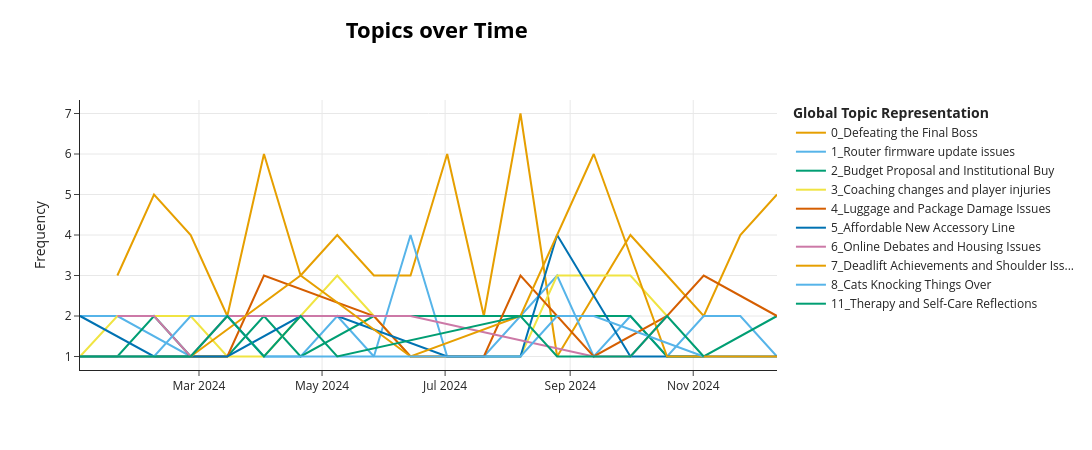

Write notebook code for a chart like this one.
### Markdown cell above
## 14. Optional advanced extensions

Use these if your data supports them — none are required for the core pipeline above.

### Code cell
# A) Topics over time (needs a real timestamp column)
if TIMESTAMP_COL and TIMESTAMP_COL in df.columns:
    timestamps = pd.to_datetime(df[TIMESTAMP_COL]).tolist()
    topics_over_time = topic_model.topics_over_time(docs, timestamps, nr_bins=20)
    topic_model.visualize_topics_over_time(topics_over_time, top_n_topics=10).show()
else:
    print("Skipping topics-over-time: no timestamp column configured.")

### Figure 1 — Plotly figure (JSON) as saved in the notebook; plotly's stock layout.template omitted (floating-point values rounded to 4 significant figures)
{"data": [{"hoverinfo": "text", "hovertext": ["<b>Topic 0</b><br>Words: Gaming achievements and live performances", "<b>Topic 0</b><br>Words: Deep lyrics and unexpected twists", "<b>Topic 0</b><br>Words: Vintage Market and Concert Experiences", "<b>Topic 0</b><br>Words: Collection Drops and Subscriptions", "<b>Topic 0</b><br>Words: Acoustic Versions and Original Trilogy", "<b>Topic 0</b><br>Words: Game endings and plot twists", "<b>Topic 0</b><br>Words: Live performance and ending discussion", "<b>Topic 0</b><br>Words: Unexpected twists and playlist vibes", "<b>Topic 0</b><br>Words: Cinematography and Character Discussions", "<b>Topic 0</b><br>Words: Final Boss Achievements and Show Reviews", "<b>Topic 0</b><br>Words: trilogy collection release discussion", "<b>Topic 0</b><br>Words: CGI and Cinematography Feedback", "<b>Topic 0</b><br>Words: Old School Playlist Appreciation", "<b>Topic 0</b><br>Words: Tour announcements and favorites", "<b>Topic 0</b><br>Words: Vinyl Collection and New Releases", "<b>Topic 0</b><br>Words: Vinyl Collections and Hidden Restaurants", "<b>Topic 0</b><br>Words: Festival Lineup and New Season", "<b>Topic 0</b><br>Words: Soundtrack and earbuds appreciation"], "marker": {"color": "#E69F00"}, "mode": "lines", "name": "0_Defeating the Final Boss", "type": "scatter", "x": ["2024-01-20T13:01:33.950000000", "2024-02-07T17:00:14.900000000", "2024-02-25T20:58:55.850000000", "2024-03-15T00:57:36.800000000", "2024-04-02T04:56:17.750000000", "2024-04-20T08:54:58.700000000", "2024-05-08T12:53:39.650000000", "2024-05-26T16:52:20.600000000", "2024-06-13T20:51:01.550000000", "2024-07-02T00:49:42.500000000", "2024-07-20T04:48:23.450000000", "2024-08-07T08:47:04.400000000", "2024-08-25T12:45:45.350000000", "2024-09-30T20:43:07.250000000", "2024-10-19T00:41:48.200000000", "2024-11-06T04:40:29.150000000", "2024-11-24T08:39:10.100000000", "2024-12-12T12:37:51.050000000"], "y": [3, 5, 4, 2, 6, 3, 4, 3, 3, 6, 2, 7, 1, 4, 3, 2, 4, 5]}, {"hoverinfo": "text", "hovertext": ["<b>Topic 1</b><br>Words: Sync Issues and Updates", "<b>Topic 1</b><br>Words: Sleep schedule and tablet battery", "<b>Topic 1</b><br>Words: Camera App Crashing Issues", "<b>Topic 1</b><br>Words: Multiplayer Connectivity Issues", "<b>Topic 1</b><br>Words: App Support Response Issues", "<b>Topic 1</b><br>Words: Smart Home WiFi Connectivity Issues", "<b>Topic 1</b><br>Words: Laptop Upgrades and Speedrunning Glitches", "<b>Topic 1</b><br>Words: Chat Support Issue Resolution", "<b>Topic 1</b><br>Words: Server issues and multiplayer lag", "<b>Topic 1</b><br>Words: Human Customer Support Experience", "<b>Topic 1</b><br>Words: Router Firmware Wifi Issues", "<b>Topic 1</b><br>Words: Android to iPhone Transition Issues", "<b>Topic 1</b><br>Words: Recent Wifi Issues with Firmware", "<b>Topic 1</b><br>Words: Software Update Glitches in Speedrun Community", "<b>Topic 1</b><br>Words: Cross-Platform Play Performance", "<b>Topic 1</b><br>Words: Matchmaking Issues After Update", "<b>Topic 1</b><br>Words: Bluetooth issues after update", "<b>Topic 1</b><br>Words: Software Update Issues"], "marker": {"color": "#56B4E9"}, "mode": "lines", "name": "1_Router firmware update issues", "type": "scatter", "x": ["2024-01-02T00:19:42.581000000", "2024-01-20T13:01:33.950000000", "2024-02-25T20:58:55.850000000", "2024-03-15T00:57:36.800000000", "2024-04-02T04:56:17.750000000", "2024-04-20T08:54:58.700000000", "2024-05-08T12:53:39.650000000", "2024-05-26T16:52:20.600000000", "2024-06-13T20:51:01.550000000", "2024-07-02T00:49:42.500000000", "2024-07-20T04:48:23.450000000", "2024-08-25T12:45:45.350000000", "2024-09-12T16:44:26.300000000", "2024-09-30T20:43:07.250000000", "2024-10-19T00:41:48.200000000", "2024-11-06T04:40:29.150000000", "2024-11-24T08:39:10.100000000", "2024-12-12T12:37:51.050000000"], "y": [2, 2, 1, 2, 1, 1, 2, 1, 4, 1, 1, 3, 1, 2, 1, 2, 2, 1]}, {"hoverinfo": "text", "hovertext": ["<b>Topic 2</b><br>Words: Recent Inflation Report Discussion", "<b>Topic 2</b><br>Words: Impact of New Legislation on Small Businesses", "<b>Topic 2</b><br>Words: Budget Proposal and Institutional Investment", "<b>Topic 2</b><br>Words: DCA Strategy Success After Hard Year", "<b>Topic 2</b><br>Words: Long-term volatility holding strategy", "<b>Topic 2</b><br>Words: NFT Market and Data Privacy Regulations", "<b>Topic 2</b><br>Words: Long-term holding strategy during volatility", "<b>Topic 2</b><br>Words: NFT Market Activity and Trends", "<b>Topic 2</b><br>Words: Inflation Reporting and Market Reaction", "<b>Topic 2</b><br>Words: Long-term budget proposal discussions", "<b>Topic 2</b><br>Words: Budget Proposal and Market Reactions", "<b>Topic 2</b><br>Words: Market fees and exchange impact", "<b>Topic 2</b><br>Words: Regulatory Impact on Market Jitters", "<b>Topic 2</b><br>Words: Institutional Buy Announcement", "<b>Topic 2</b><br>Words: Market Volatility and Fees"], "marker": {"color": "#009E73"}, "mode": "lines", "name": "2_Budget Proposal and Institutional Buy", "type": "scatter", "x": ["2024-01-02T00:19:42.581000000", "2024-01-20T13:01:33.950000000", "2024-02-07T17:00:14.900000000", "2024-02-25T20:58:55.850000000", "2024-03-15T00:57:36.800000000", "2024-04-02T04:56:17.750000000", "2024-04-20T08:54:58.700000000", "2024-05-26T16:52:20.600000000", "2024-06-13T20:51:01.550000000", "2024-07-02T00:49:42.500000000", "2024-09-12T16:44:26.300000000", "2024-09-30T20:43:07.250000000", "2024-10-19T00:41:48.200000000", "2024-11-06T04:40:29.150000000", "2024-12-12T12:37:51.050000000"], "y": [1, 1, 2, 1, 1, 2, 1, 2, 2, 2, 2, 2, 1, 1, 2]}, {"hoverinfo": "text", "hovertext": ["<b>Topic 3</b><br>Words: Player performance under new coach", "<b>Topic 3</b><br>Words: Missed penalty frustrations and support", "<b>Topic 3</b><br>Words: Unreal dunks and comebacks", "<b>Topic 3</b><br>Words: Referee Decisions and Team Support", "<b>Topic 3</b><br>Words: Veterinary Expenses and Care", "<b>Topic 3</b><br>Words: Star Player Injury Concerns", "<b>Topic 3</b><br>Words: Coaching concerns during finals", "<b>Topic 3</b><br>Words: Striker Trade Deadline Discussion", "<b>Topic 3</b><br>Words: Relatable Experiences and Reactions", "<b>Topic 3</b><br>Words: VAR controversy in sports", "<b>Topic 3</b><br>Words: Penalty misses and striker needs", "<b>Topic 3</b><br>Words: Coaching changes and team performance", "<b>Topic 3</b><br>Words: Veterinary Costs and Game Frustrations"], "marker": {"color": "#F0E442"}, "mode": "lines", "name": "3_Coaching changes and player injuries", "type": "scatter", "x": ["2024-01-02T00:19:42.581000000", "2024-01-20T13:01:33.950000000", "2024-02-07T17:00:14.900000000", "2024-02-25T20:58:55.850000000", "2024-03-15T00:57:36.800000000", "2024-04-02T04:56:17.750000000", "2024-05-08T12:53:39.650000000", "2024-06-13T20:51:01.550000000", "2024-07-20T04:48:23.450000000", "2024-08-07T08:47:04.400000000", "2024-08-25T12:45:45.350000000", "2024-09-30T20:43:07.250000000", "2024-10-19T00:41:48.200000000"], "y": [1, 2, 2, 2, 1, 1, 3, 1, 1, 1, 3, 3, 2]}, {"hoverinfo": "text", "hovertext": ["<b>Topic 4</b><br>Words: Billing Error and Refund Issues", "<b>Topic 4</b><br>Words: Visa Process Delays and Denials", "<b>Topic 4</b><br>Words: Strict Online Return Policies", "<b>Topic 4</b><br>Words: Customer Support Experiences", "<b>Topic 4</b><br>Words: Luggage issues and airline responses", "<b>Topic 4</b><br>Words: Shipping and Tracking Issues", "<b>Topic 4</b><br>Words: Refund Process Experience", "<b>Topic 4</b><br>Words: Damaged packages and refunds", "<b>Topic 4</b><br>Words: Travel Insurance and Refund Experiences", "<b>Topic 4</b><br>Words: Online Orders and Returns Issues", "<b>Topic 4</b><br>Words: Refunds and Warranty Claims", "<b>Topic 4</b><br>Words: Warranty Issues and Game Crashes"], "marker": {"color": "#D55E00"}, "mode": "lines", "name": "4_Luggage and Package Damage Issues", "type": "scatter", "x": ["2024-01-02T00:19:42.581000000", "2024-01-20T13:01:33.950000000", "2024-03-15T00:57:36.800000000", "2024-04-02T04:56:17.750000000", "2024-05-26T16:52:20.600000000", "2024-06-13T20:51:01.550000000", "2024-07-20T04:48:23.450000000", "2024-08-07T08:47:04.400000000", "2024-09-12T16:44:26.300000000", "2024-10-19T00:41:48.200000000", "2024-11-06T04:40:29.150000000", "2024-12-12T12:37:51.050000000"], "y": [1, 1, 1, 3, 2, 1, 1, 3, 1, 2, 3, 2]}, {"hoverinfo": "text", "hovertext": ["<b>Topic 5</b><br>Words: Affordable Sustainable Fashion Brands", "<b>Topic 5</b><br>Words: Properly Fitting Jeans and Sustainability", "<b>Topic 5</b><br>Words: Capsule Wardrobe and Sustainable Fashion", "<b>Topic 5</b><br>Words: Jeans Fitting and Fashion Finds", "<b>Topic 5</b><br>Words: Thrifting Fashion Finds", "<b>Topic 5</b><br>Words: Fall Fabric Color Feedback", "<b>Topic 5</b><br>Words: Winter Layering Recommendations", "<b>Topic 5</b><br>Words: Fall Color Palette Trends", "<b>Topic 5</b><br>Words: Affordable Fashion and Quality Concerns", "<b>Topic 5</b><br>Words: Comfort and pricing of shoes", "<b>Topic 5</b><br>Words: Affordable Coffee Shop Recommendations", "<b>Topic 5</b><br>Words: Affordable New Accessory Line", "<b>Topic 5</b><br>Words: Affordable Thrifted Jacket Finds", "<b>Topic 5</b><br>Words: Affordable Accessory Line Launch"], "marker": {"color": "#0072B2"}, "mode": "lines", "name": "5_Affordable New Accessory Line", "type": "scatter", "x": ["2024-01-02T00:19:42.581000000", "2024-02-07T17:00:14.900000000", "2024-02-25T20:58:55.850000000", "2024-03-15T00:57:36.800000000", "2024-04-20T08:54:58.700000000", "2024-05-08T12:53:39.650000000", "2024-07-02T00:49:42.500000000", "2024-08-07T08:47:04.400000000", "2024-08-25T12:45:45.350000000", "2024-09-30T20:43:07.250000000", "2024-10-19T00:41:48.200000000", "2024-11-06T04:40:29.150000000", "2024-11-24T08:39:10.100000000", "2024-12-12T12:37:51.050000000"], "y": [2, 1, 1, 1, 2, 2, 1, 1, 4, 1, 1, 1, 1, 1]}, {"hoverinfo": "text", "hovertext": ["<b>Topic 6</b><br>Words: Online Policy Debate Reactions", "<b>Topic 6</b><br>Words: Nonstop Election Coverage", "<b>Topic 6</b><br>Words: Debate Performance and Questions", "<b>Topic 6</b><br>Words: City Council Meetings on Housing", "<b>Topic 6</b><br>Words: Tornado Watch and Press Conference Updates", "<b>Topic 6</b><br>Words: Online Policy Debate on Housing", "<b>Topic 6</b><br>Words: Public Transit Funding Legislation", "<b>Topic 6</b><br>Words: Local Election Results Update", "<b>Topic 6</b><br>Words: Nonstop Election and Policy Coverage"], "marker": {"color": "#CC79A7"}, "mode": "lines", "name": "6_Online Debates and Housing Issues", "type": "scatter", "x": ["2024-01-20T13:01:33.950000000", "2024-02-07T17:00:14.900000000", "2024-02-25T20:58:55.850000000", "2024-03-15T00:57:36.800000000", "2024-04-02T04:56:17.750000000", "2024-06-13T20:51:01.550000000", "2024-09-12T16:44:26.300000000", "2024-09-30T20:43:07.250000000", "2024-10-19T00:41:48.200000000"], "y": [2, 2, 1, 2, 2, 2, 1, 1, 2]}, {"hoverinfo": "text", "hovertext": ["<b>Topic 7</b><br>Words: Home Workout Enthusiasm", "<b>Topic 7</b><br>Words: Marathon Training and Deadlift Achievements", "<b>Topic 7</b><br>Words: Importance of Rest and Training", "<b>Topic 7</b><br>Words: Cardio and Deadlift Achievements", "<b>Topic 7</b><br>Words: Cardio challenges and deadlift progress", "<b>Topic 7</b><br>Words: Achieving Step Goals After Effort", "<b>Topic 7</b><br>Words: Harness selection for marathon training"], "marker": {"color": "#E69F00"}, "mode": "lines", "name": "7_Deadlift Achievements and Shoulder Iss...", "type": "scatter", "x": ["2024-02-25T20:58:55.850000000", "2024-04-20T08:54:58.700000000", "2024-06-13T20:51:01.550000000", "2024-08-07T08:47:04.400000000", "2024-09-12T16:44:26.300000000", "2024-10-19T00:41:48.200000000", "2024-12-12T12:37:51.050000000"], "y": [1, 3, 1, 2, 6, 1, 1]}, {"hoverinfo": "text", "hovertext": ["<b>Topic 8</b><br>Words: Cats knocking things off desks", "<b>Topic 8</b><br>Words: Grooming Appointment Challenges", "<b>Topic 8</b><br>Words: Dog learning new tricks", "<b>Topic 8</b><br>Words: Cat grooming appointment challenges", "<b>Topic 8</b><br>Words: Adopting and Feeding Rescue Cats", "<b>Topic 8</b><br>Words: Senior dogs and their happiness", "<b>Topic 8</b><br>Words: Kitten Litter Training Success", "<b>Topic 8</b><br>Words: Furniture Chewing Behavior Solutions", "<b>Topic 8</b><br>Words: Kitten Litter Training Experiences", "<b>Topic 8</b><br>Words: Cat Desk Mischiefs", "<b>Topic 8</b><br>Words: Puppy Training Progress and Activities", "<b>Topic 8</b><br>Words: Dogs and thunderstorms experiences", "<b>Topic 8</b><br>Words: Cats Knocking Things Off Desks"], "marker": {"color": "#56B4E9"}, "mode": "lines", "name": "8_Cats Knocking Things Over", "type": "scatter", "x": ["2024-01-02T00:19:42.581000000", "2024-01-20T13:01:33.950000000", "2024-02-07T17:00:14.900000000", "2024-02-25T20:58:55.850000000", "2024-03-15T00:57:36.800000000", "2024-04-02T04:56:17.750000000", "2024-04-20T08:54:58.700000000", "2024-05-08T12:53:39.650000000", "2024-07-20T04:48:23.450000000", "2024-08-07T08:47:04.400000000", "2024-08-25T12:45:45.350000000", "2024-09-12T16:44:26.300000000", "2024-11-06T04:40:29.150000000"], "y": [1, 1, 1, 2, 2, 1, 1, 1, 1, 1, 2, 2, 1]}, {"hoverinfo": "text", "hovertext": ["<b>Topic 11</b><br>Words: Value of Therapy and Costs", "<b>Topic 11</b><br>Words: Self-Care Sunday Reflections", "<b>Topic 11</b><br>Words: Nightly Journaling and Mood Support", "<b>Topic 11</b><br>Words: Benefits and challenges of therapy", "<b>Topic 11</b><br>Words: Yoga and Meditation for Pain Relief", "<b>Topic 11</b><br>Words: Nightly Journaling for Mood Improvement", "<b>Topic 11</b><br>Words: Managing Rest and Anxiety", "<b>Topic 11</b><br>Words: Guilt-free Rest and Self-Care", "<b>Topic 11</b><br>Words: Cost and Value of Therapy", "<b>Topic 11</b><br>Words: Self Care and Therapy Discussions", "<b>Topic 11</b><br>Words: Importance of Support Group Meetings"], "marker": {"color": "#009E73"}, "mode": "lines", "name": "11_Therapy and Self-Care Reflections", "type": "scatter", "x": ["2024-01-02T00:19:42.581000000", "2024-02-25T20:58:55.850000000", "2024-03-15T00:57:36.800000000", "2024-04-02T04:56:17.750000000", "2024-04-20T08:54:58.700000000", "2024-05-08T12:53:39.650000000", "2024-08-07T08:47:04.400000000", "2024-08-25T12:45:45.350000000", "2024-09-30T20:43:07.250000000", "2024-10-19T00:41:48.200000000", "2024-11-06T04:40:29.150000000"], "y": [1, 1, 2, 1, 2, 1, 2, 1, 1, 2, 1]}], "layout": {"height": 450, "hoverlabel": {"bgcolor": "white", "font": {"family": "Rockwell", "size": 16}}, "legend": {"title": {"text": "<b>Global Topic Representation"}}, "title": {"font": {"color": "Black", "size": 22}, "text": "<b>Topics over Time</b>", "x": 0.4, "xanchor": "center", "y": 0.95, "yanchor": "top"}, "width": 1250, "xaxis": {"showgrid": true}, "yaxis": {"showgrid": true, "title": {"text": "Frequency"}}}}
